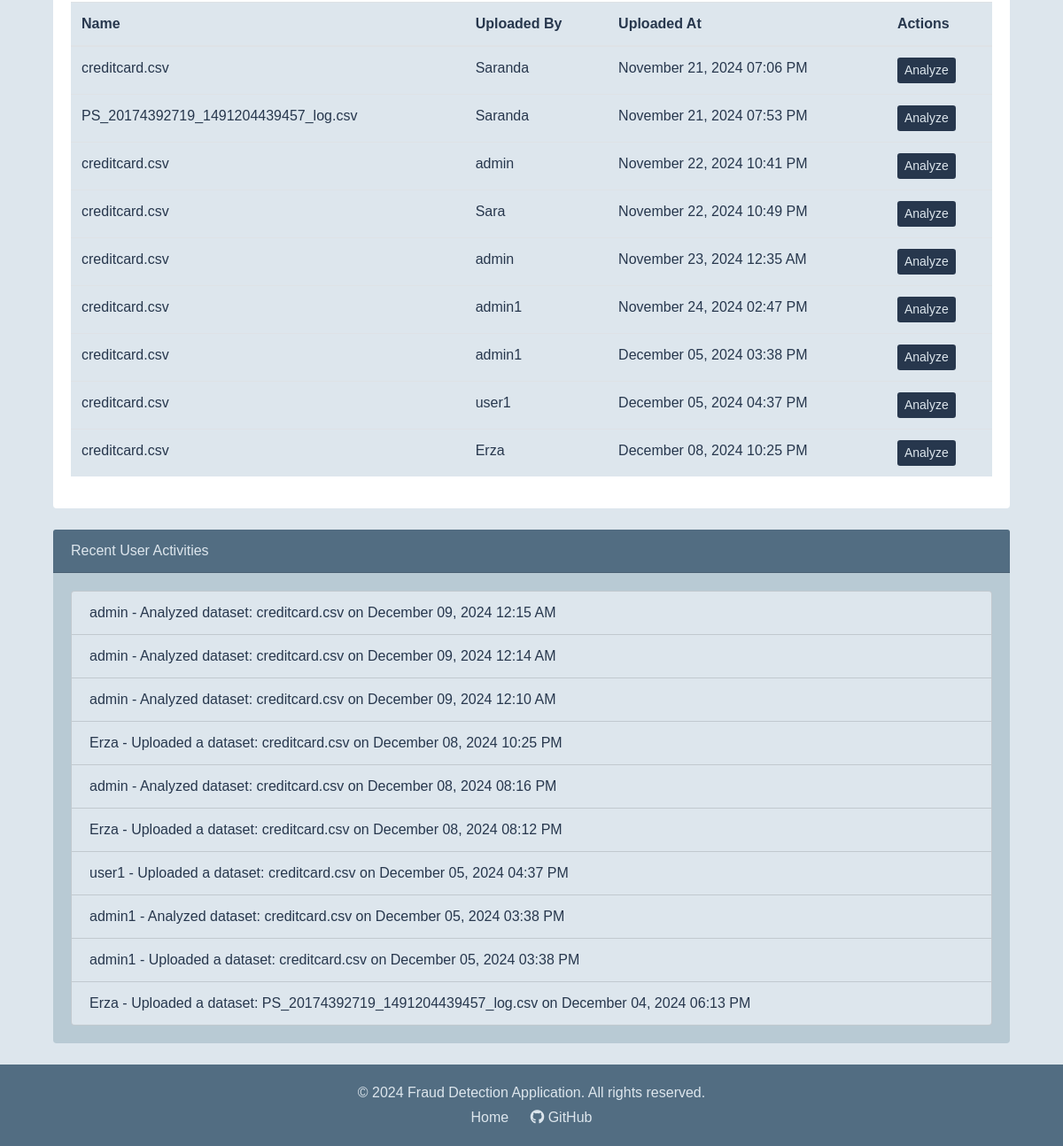
Page /admin_dashboard/ (signed in, lower part) on the earlier database version.
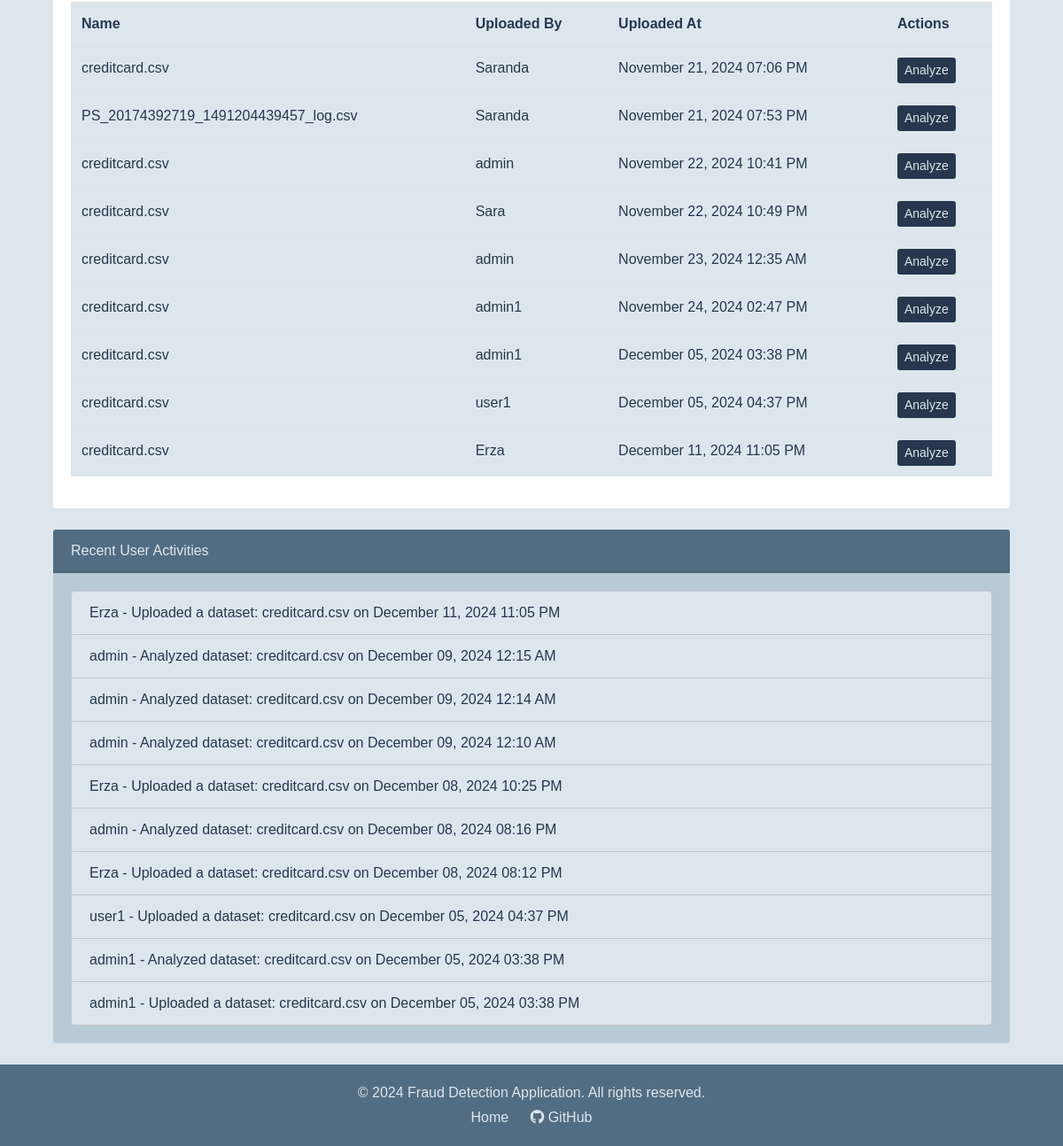
Same page on the later database version.
### detection/models.py (models this page shows, shortened)
class Dataset(models.Model):
    name = models.CharField(max_length=255)
    file = models.FileField(upload_to='datasets/')
    uploaded_at = models.DateTimeField(auto_now_add=True)
    uploaded_by = models.ForeignKey(User, on_delete=models.CASCADE)

class UserActivityLog(models.Model):
    user = models.ForeignKey(User, on_delete=models.CASCADE)
    action = models.CharField(max_length=255)
    timestamp = models.DateTimeField(auto_now_add=True)

### detection/views.py (the view, shortened to what this page needs)
# urls.py: path('admin_dashboard/', views.admin_dashboard_view, name='admin_dashboard'),  # Admin dashboard
@login_required
@user_passes_test(is_admin)
def admin_dashboard_view(request):
    if not request.user.is_staff:  # Ensure only admins can access this view
        messages.error(request, "You do not have permission to access this page.")
        return redirect('user_dashboard')
    datasets = Dataset.objects.all()  # Admins can see all datasets
    user_activity_logs = UserActivityLog.objects.order_by('-timestamp')[:10]  # Last 10 activities
    scatter_url = None
    dataset_analysis = None
    return render(request, 'admin_dashboard.html', {
        'datasets': datasets,
        'scatter_url': scatter_url,
        'dataset_analysis': dataset_analysis,
        'user_activity_logs': user_activity_logs,
    })

### detection/views.py (called while the page is built)
def is_admin(user):
    return user.is_staff

### detection/templates/admin_dashboard.html (shortened to what this page needs)
{% extends 'base.html' %}
{% block content %}
<div class="container mt-4" style="background-color: #DDE6ED; font-family: Arial, sans-serif; color: #27374D;">
    <div class="card mb-4" style="border: none; background-color: b8cad4;">
        <div class="card-body">
            {% if datasets %}
                <table class="table" style="background-color: #DDE6ED; color: #27374D;">
                    <thead>
                        <tr>
                            <th>Name</th>
                            <th>Uploaded By</th>
                            <th>Uploaded At</th>
                            <th>Actions</th>
                        </tr>
                    </thead>
                    <tbody>
                        {% for dataset in datasets %}
                        <tr>
                            <td>{{ dataset.name }}</td>
                            <td>{{ dataset.uploaded_by.username }}</td>
                            <td>{{ dataset.uploaded_at|date:"F d, Y h:i A" }}</td>
                            <td>
                                <form method="post">
                                    <button type="submit" class="btn btn-sm" style="background-color: #27374D; color: #DDE6ED; border: none;">Analyze</button>
                                </form>
                            </td>
                        </tr>
                        {% endfor %}
                    </tbody>
                </table>
            {% else %}
                <p class="text-center" style="color: #526D82;">No datasets available.</p>
            {% endif %}
        </div>
    </div>
    <div class="card mb-4" style="border: none; background-color: #b8cad4;">
        <div class="card-header" style="background-color: #526D82; color: #DDE6ED;">
            Recent User Activities
        </div>
        <div class="card-body">
            {% if user_activity_logs %}
                <ul class="list-group">
                    {% for log in user_activity_logs %}
                        <li class="list-group-item" style="background-color: #DDE6ED; color: #27374D;">
                            {{ log.user.username }} - {{ log.action }} on {{ log.timestamp|date:"F d, Y h:i A" }}
                        </li>
                    {% endfor %}
                </ul>
            {% else %}
                <p class="text-center" style="color: #526D82;">No user activities logged.</p>
            {% endif %}
        </div>
    </div>
</div>
{% endblock %}

### detection/templates/base.html (shortened to what this page needs)
<!DOCTYPE html>
<html lang="en">
<head>
    <link rel="stylesheet" href="https://maxcdn.bootstrapcdn.com/bootstrap/4.5.2/css/bootstrap.min.css">
    <link rel="stylesheet" href="https://cdnjs.cloudflare.com/ajax/libs/font-awesome/5.15.4/css/all.min.css">
</head>
<body>
    <main class="container mt-4">
        {% block content %}{% endblock %}
    </main>
    <footer class="text-center">
        <div class="container">
            <p class="mb-1">© 2024 Fraud Detection Application. All rights reserved.</p>
            <div class="footer-links">
                <a href="{% url 'home' %}">Home</a>
                <a href="https://github.com/erza-berbatovci/fraud_detection" target="_blank"><i class="fab fa-github"></i> GitHub</a>
            </div>
        </div>
    </footer>
</body>
</html>

### detection/templates/base.html (style rules this page uses)
body { display: flex; flex-direction: column; min-height: 100vh; font-family: Arial, sans-serif; background-color: #DDE6ED; color: #27374D; }
main { flex: 1; }
footer { background-color: #526D82; color: #DDE6ED; padding: 20px 0; }
.footer-links a { color: #DDE6ED; margin: 0 10px; text-decoration: none; }

Differences in the rows shown:
removed Dataset: name "creditcard.csv", uploaded_by.username "Erza", uploaded_at "December 08, 2024 10:25 PM"
no longer on this page (row unchanged): UserActivityLog: user.username "Erza", action "Uploaded a dataset: PS_20174392719_1491204439457_log.csv", timestamp "December 04, 2024 06:13 PM"
added Dataset: name "creditcard.csv", uploaded_by.username "Erza", uploaded_at "December 11, 2024 11:05 PM"
added UserActivityLog: user.username "Erza", action "Uploaded a dataset: creditcard.csv", timestamp "December 11, 2024 11:05 PM"
